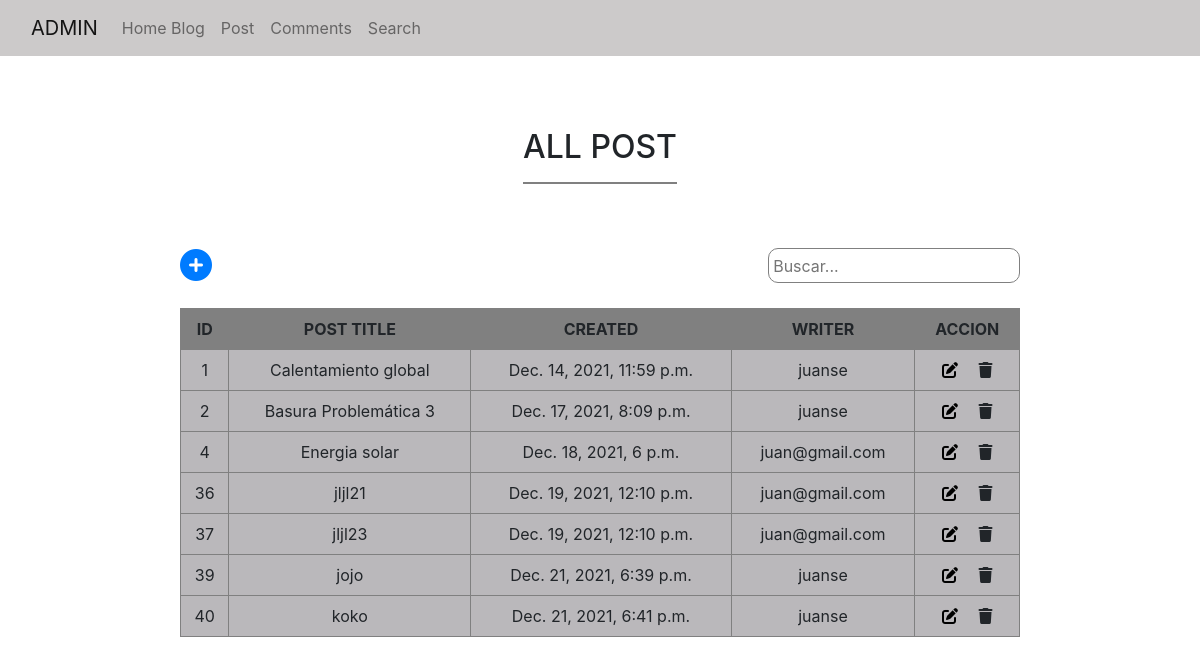
Page /_admin2-post on the earlier database version.
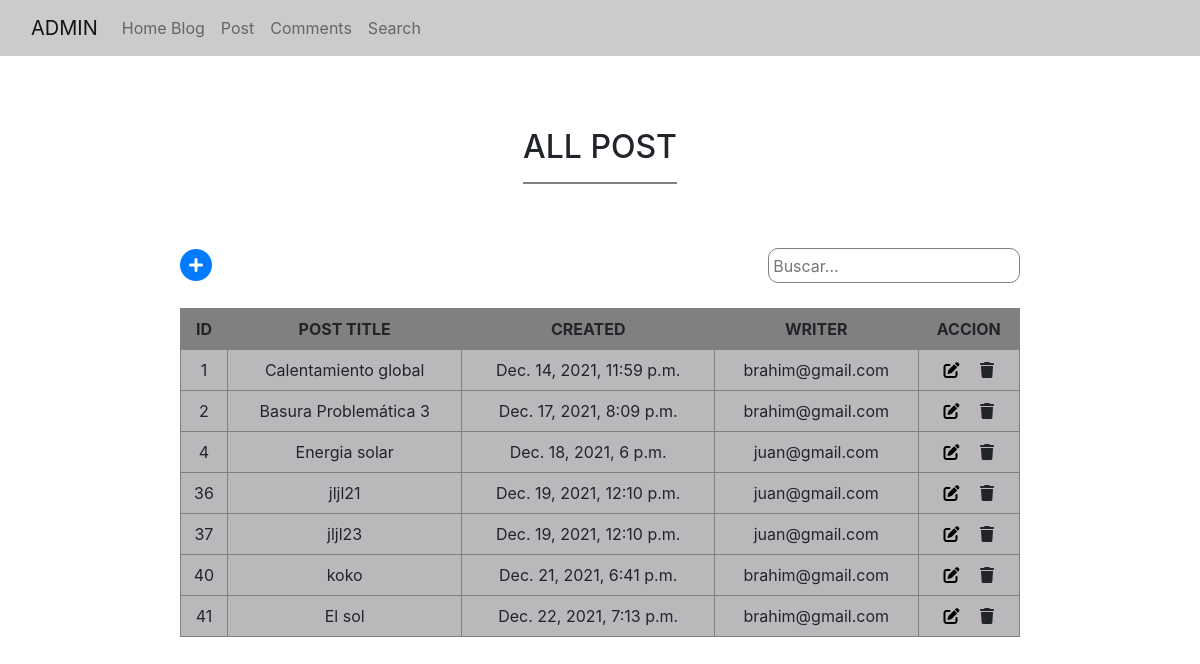
Same page on the later database version.
### post/models.py (models this page shows, shortened)
class Post(models.Model):
    title = models.CharField(max_length=500)
    content = models.CharField(max_length=1500)
    created = models.DateTimeField(default=timezone.now)
    active = models.BooleanField(default=True)
    category_id = models.ForeignKey(Category, on_delete=models.CASCADE)
    user_id = models.ForeignKey(User, on_delete=models.CASCADE)

### login/views.py (the view)
# urls.py: path('_admin2-post',views.showAdmin2Post, name = '_admin2-post'),
def showAdmin2Post(request):
    result = Post.objects.filter(active = 1)
    if result:
        context = {'data':result}
    else:
        context = {}
    return render(request, 'admin2-post.html', context)

### templates/admin2-post.html (shortened to what this page needs)
{% extends 'base-admin.html' %}
{% load static %}
{% block content %}
<br><br><br>
<div class="table-container">
    <div>
        <h2>ALL POST</h2>
        <hr style="border: 1px solid grey;" />
    </div>
</div>
<br><br>
<div class="table-container ">
    <div class="div-container ">
        <div class="div-search">
            <a href="{% url '_admin2-post-new' %}">
                <i class="fas fa-plus-circle fa-2x"></i>
            </a>
            <input type="text" onkeyup="myFunction()" placeholder="Buscar..." id="myInput">
        </div>
        <table class="table-content" id="example">
            <thead>
                <tr>
                    <th>ID</th>
                    <th>POST TITLE</th>
                    <th>CREATED</th>
                    <th>WRITER</th>
                    <th>ACCION</th>
                </tr>
            </thead>
            <tbody>
                {%for i in data%}
                <tr>
                    <td>{{i.id}}</td>
                    <td>{{i.title}}</td>
                    <td>{{i.created}}</td>
                    <td>{{i.user_id}}</td>
                    <td>
                        <div>
                            <a class="link" href="{% url '_admin2-post-edit' i.id %}">
                                <i class="fas fa-edit mr-3"></i>
                            </a>
                            <a class="link">
                                <i class="fas fa-trash"></i>
                            </a>
                        </div>
                    </td>
                </tr>
                {%endfor%}
            </tbody>
        </table>
    </div>
</div>
<br><br><br>
{% endblock content %}

Differences in the rows shown:
removed Post: id "39", title "jojo", created "Dec. 21, 2021, 6:39 p.m.", user_id "juanse"
changed through a linked row, Post "Calentamiento global": user_id "juanse" → "brahim@gmail.com"
changed through a linked row, Post "Basura Problemática 3": user_id "juanse" → "brahim@gmail.com"
changed through a linked row, Post "koko": user_id "juanse" → "brahim@gmail.com"
added Post: id "41", title "El sol", created "Dec. 22, 2021, 7:13 p.m.", user_id "brahim@gmail.com"
